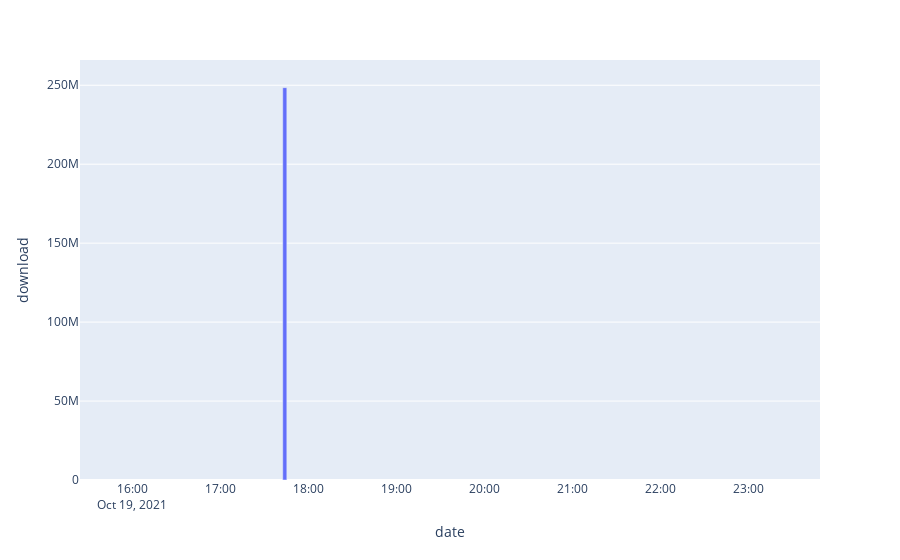

The notebook cell saved with this chart:
### Code cell
fig = px.bar(plot_df, x='date', y='download')
# fig.update_traces(width=10000)
fig.show()

### Figure 1 — Plotly figure (JSON) as saved in the notebook; plotly's stock layout.template omitted (floating-point values rounded to 4 significant figures)
{"data": [{"alignmentgroup": "True", "hovertemplate": "date=%{x}<br>download=%{y}<extra></extra>", "legendgroup": "", "marker": {"color": "#636efa", "pattern": {"shape": ""}}, "name": "", "offsetgroup": "", "orientation": "v", "showlegend": false, "textposition": "auto", "type": "bar", "x": ["2021-10-18 21:29:15.575028", "2021-10-19 17:43:58.106283", "2021-10-21 00:20:48.221446", "2021-10-21 16:54:34.641856", "2021-11-05 10:04:58.192000", "2021-11-05 10:08:25.422937", "2021-11-05 10:11:57.313476", "2021-11-05 10:42:42.830864", "2021-11-05T12:56:41.087626"], "xaxis": "x", "y": [242846104, 248482088, 261968600, 255264704, 10445040, 82650296, 9181400, 229996336, 281350504], "yaxis": "y"}], "layout": {"autosize": true, "barmode": "relative", "legend": {"tracegroupgap": 0}, "margin": {"t": 60}, "xaxis": {"anchor": "y", "autorange": false, "domain": [0, 1], "range": ["2021-10-19 15:24:15.716", "2021-10-19 23:49:05.1197"], "title": {"text": "date"}, "type": "date"}, "yaxis": {"anchor": "x", "autorange": false, "domain": [0, 1], "range": [0, 266000000.0], "title": {"text": "download"}, "type": "linear"}}}
